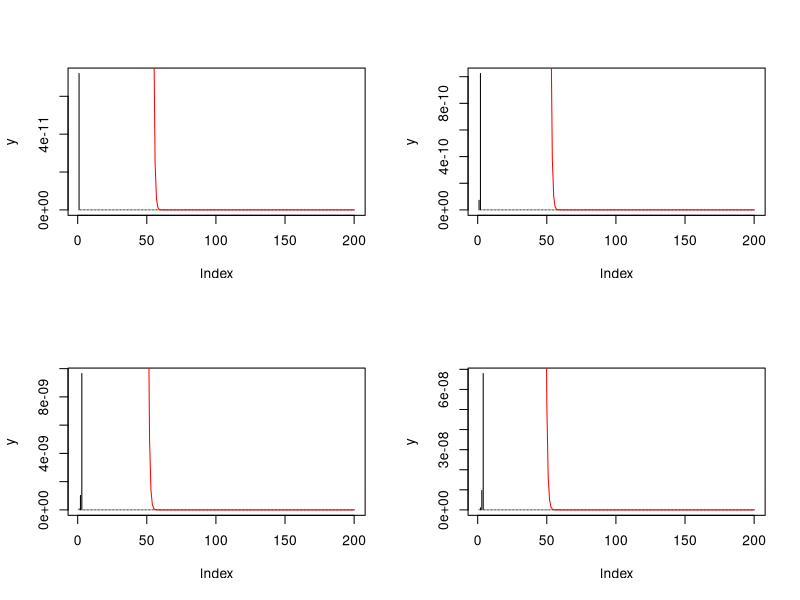
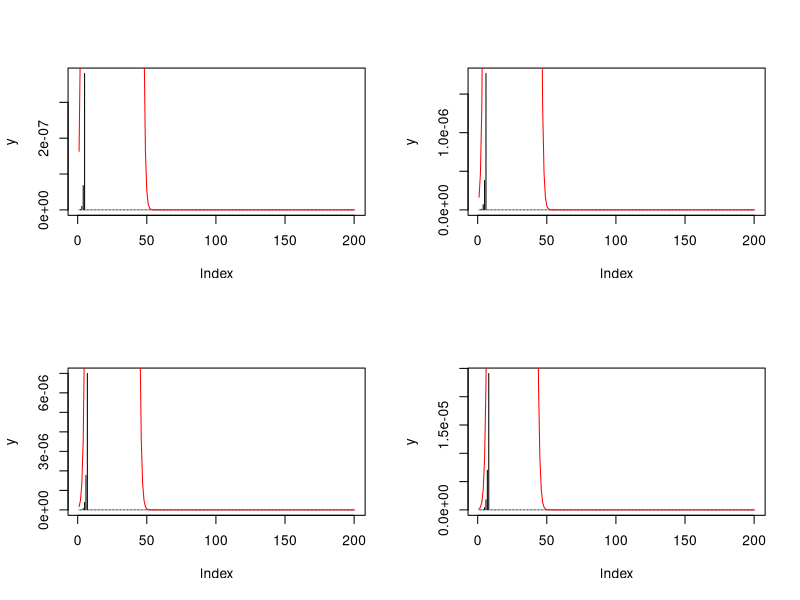
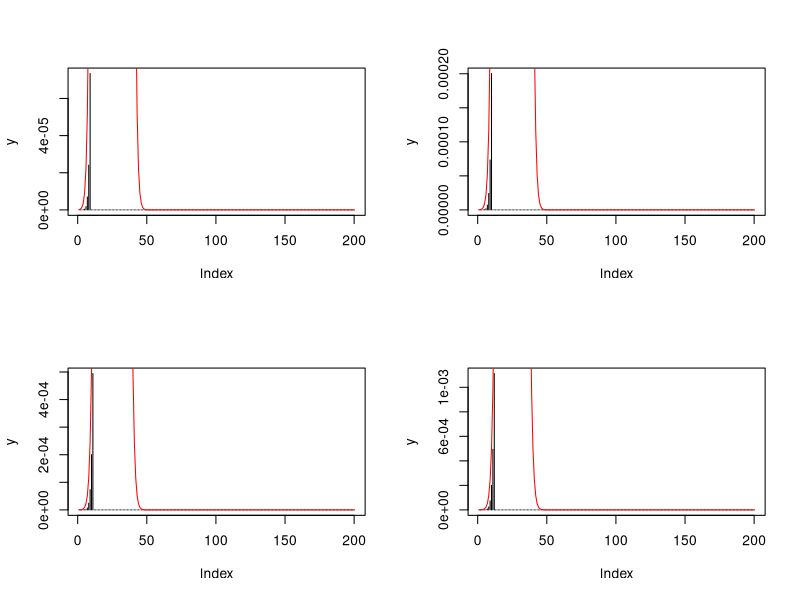
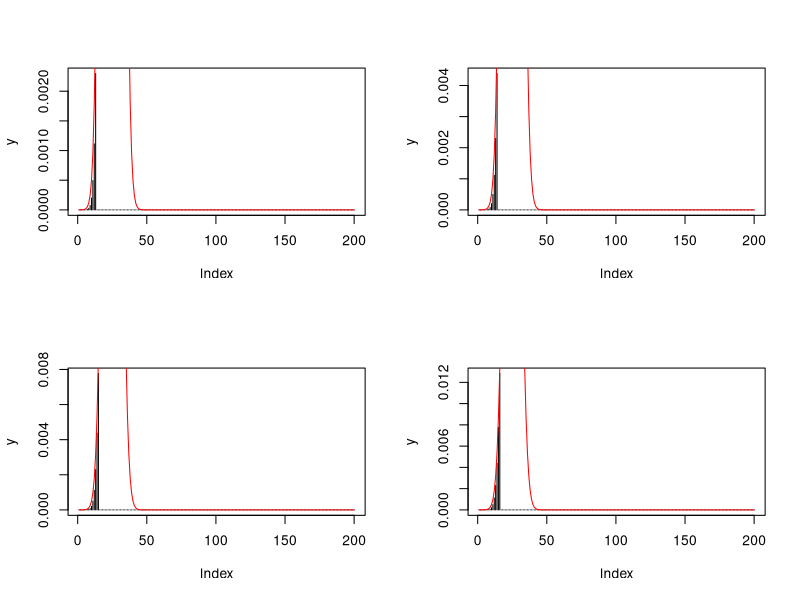
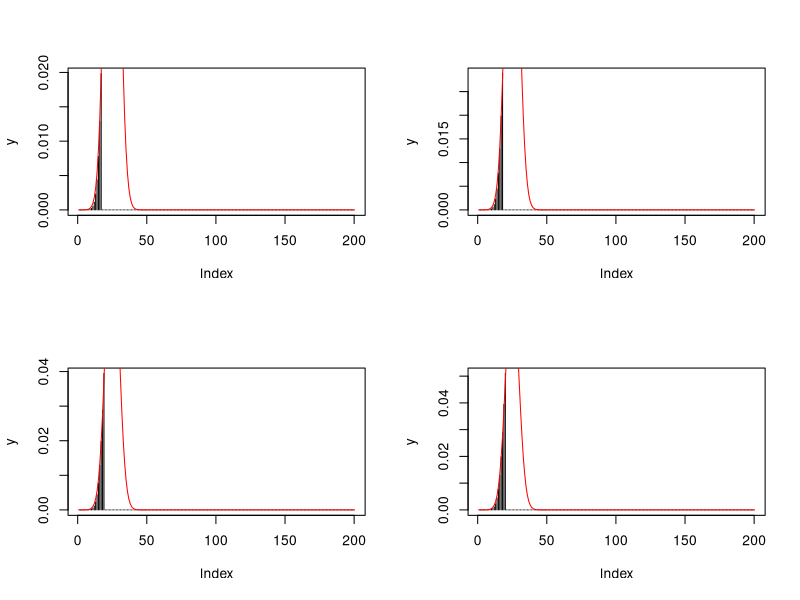
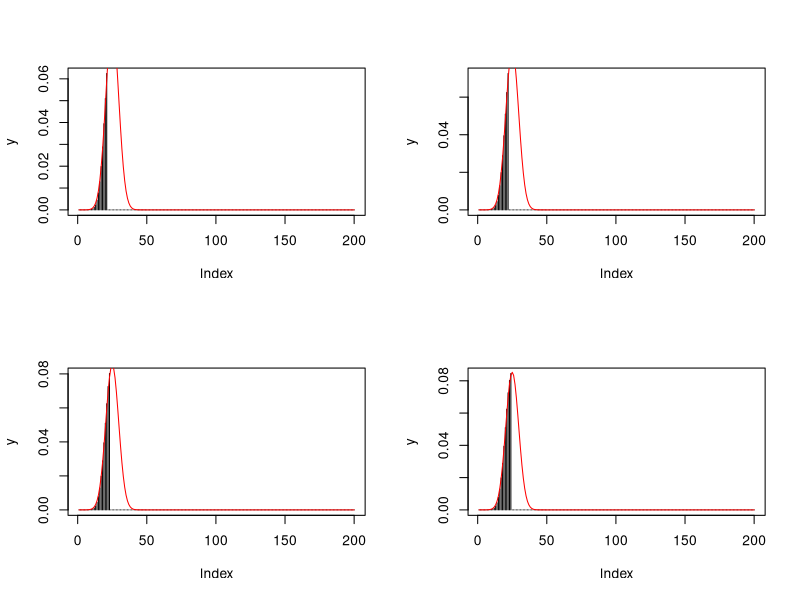
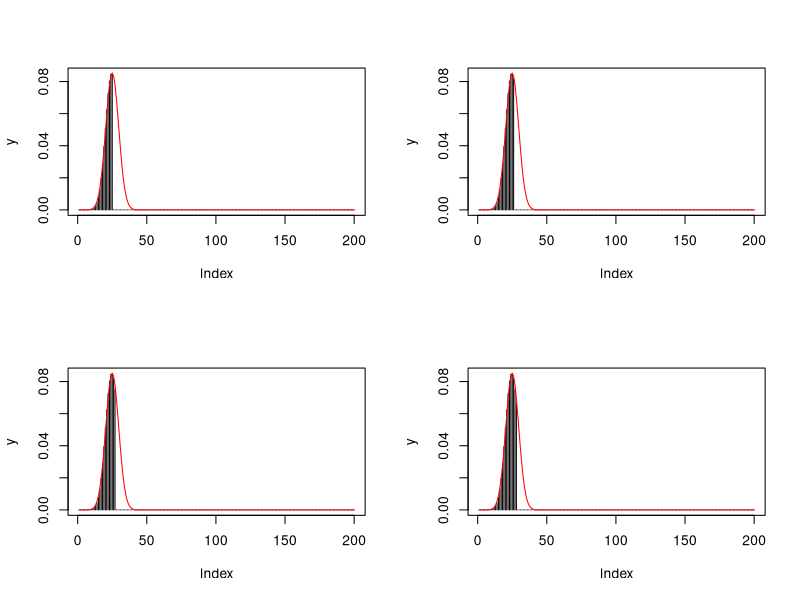
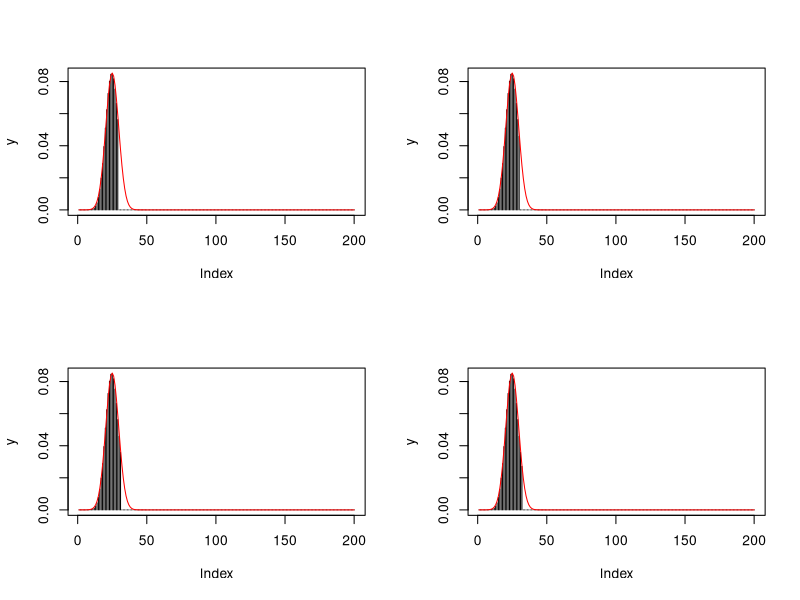

The R script that drew these images, in order:
windows()
par(mfrow=c(2,2)) #put 4 plots in 2 'row' by 2 'cols'
n <- 200 #n=200 samples
v<-c(1:200) #same number of sample points for normal
x<-seq(0.125,0.5, by=0.125)
#success p varies from 0.125 to 0.5
for(p in x){  y <- rep(0, times = n) # for each success pr.
 # prepare an array of values
  #for binomial dist
  for(i in 1:n){y[i]<-dbinom(i,n,p) #for i successes
     #compute pr. value of binomial
    plot(y,type="h") #plot the vector of bin. pr's
    hv <- dnorm(v,n*p,sqrt(n*p*(1-p)))
  # for 200 sample compute norm.
    lines(v,hv,col="red")} #overlay norm. (as a function,
#i.e. hv=h(v) in red) on bin.
}
dev.off()
